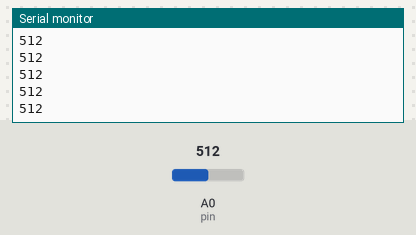
Bench run of a sketch on a simulated Arduino Uno, built with avr-gcc and run on an emulated ATmega328P. Parts: the last lines printed to the serial monitor. Inputs (shaded band) come from the test bench; at power-on: A0 (pin) = 512.

Above: at 1.2 s.
1.3 s: A0 (pin) set to 716
At 2.2 s:
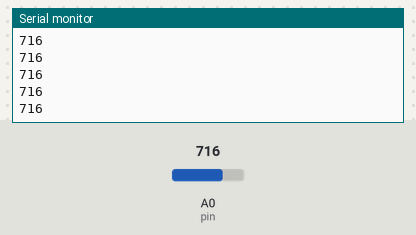
2.8 s: A0 (pin) set to 900
At 3.3 s:
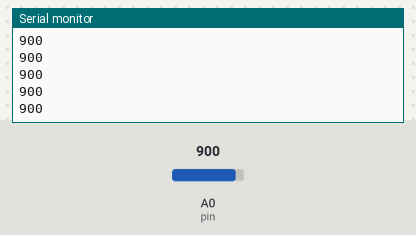
Timing chart, 0 to 5.8 s (numbered marks = the images above; inputs shaded):
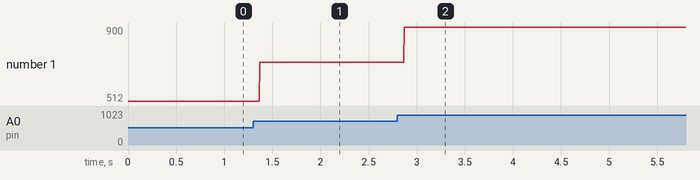

The sketch:

potentiometer.ino
```cpp
int pin = A0;

void setup() {
  pinMode(pin, INPUT);
  Serial.begin(9600);

}

void loop() {
  int val = analogRead(pin);

  Serial.println(val);

}
```

Measured:
- after the input at 1.3 s, the serial monitor: prints a new line after 0.07 s (image 1)
- after the input at 2.8 s, the serial monitor: prints a new line after 0.07 s (image 2)
- plotted number 1: 512 → 716 after the input at 1.3 s, 716 → 900 after the input at 2.8 s
